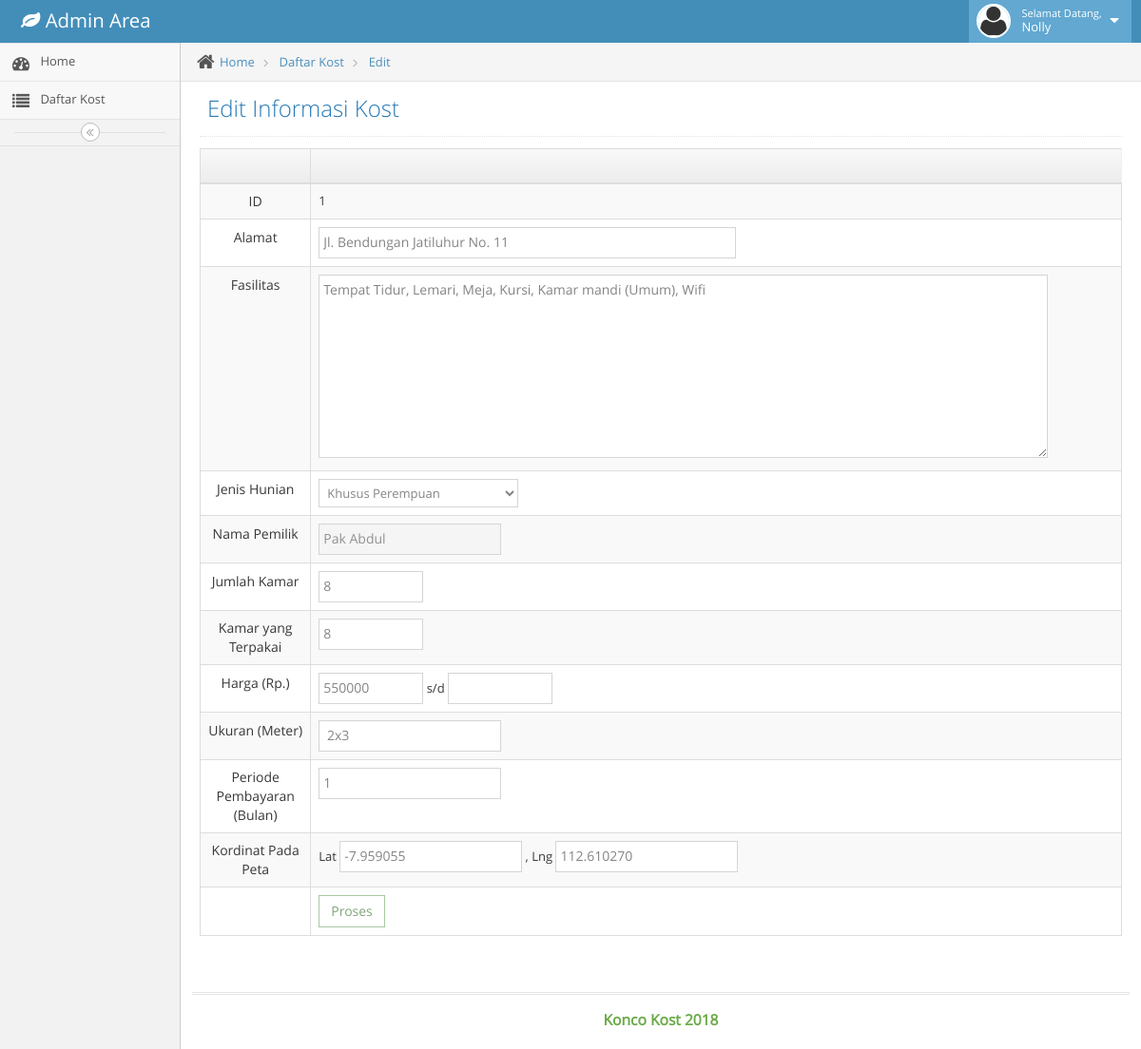
The page /modul/admin/index.php?modul=konten&file=edit&id=1 (signed in) on the database its author committed.
### tables this page shows
CREATE TABLE `tb_kost` (
  `id` int(5) NOT NULL,
  `alamat` varchar(255) DEFAULT NULL,
  `jenis` varchar(3) DEFAULT NULL,
  `pemilik` int(3) DEFAULT NULL,
  `jumlah` varchar(3) DEFAULT NULL,
  `terpakai` varchar(3) DEFAULT NULL,
  `harga_a` int(12) DEFAULT NULL,
  `harga_b` varchar(12) DEFAULT NULL,
  `ukuran` varchar(12) DEFAULT NULL,
  `periode` varchar(10) DEFAULT NULL,
  `fasilitas` varchar(255) DEFAULT NULL,
  `latitude` decimal(9,6) DEFAULT NULL,
  `longitude` decimal(9,6) DEFAULT NULL,
  `image` varchar(255) DEFAULT NULL
);

### modul/admin/modul/konten/edit.php (the view, shortened to what this page needs)
<?php
$id=$_GET["id"];
$check1=''; $check2=''; $check3='';
$query = $koneksi->prepare("SELECT * FROM tb_kost WHERE id='$id'");
$query->execute();
$print = $query->fetchAll(PDO::FETCH_ASSOC);
$printrecord 	= $print[0];
$get_alamat = $printrecord["alamat"];
$get_pemilik = $printrecord["pemilik"];
$get_jenis = $printrecord["jenis"];
$get_jumlah = $printrecord["jumlah"];
$get_terpakai = $printrecord["terpakai"];
$get_harga1 = $printrecord["harga_a"];
$get_harga2 = $printrecord["harga_b"];
$get_ukuran = $printrecord["ukuran"];
$get_periode = $printrecord["periode"];
$get_fasilitas = $printrecord["fasilitas"];
$get_lat = $printrecord["latitude"];
$get_lng = $printrecord["longitude"];
$query = $koneksi->prepare("SELECT * FROM tb_admin WHERE id='$get_pemilik'");
$query->execute();
$print = $query->fetchAll(PDO::FETCH_ASSOC);
$printrecord 	= $print[0];
$get_nama = $printrecord["nama"];
if ($get_jenis=='P') {
	$check1 = 'selected';
}
elseif ($get_jenis=='L'){
	$check2 = 'selected';
}
else{
	$check3 = 'selected';
}
?>
			<div class="main-content">
				<div class="main-content-inner">
					<div class="breadcrumbs ace-save-state" id="breadcrumbs">
						<ul class="breadcrumb">
							<li>
								<i class="ace-icon fa fa-home home-icon"></i>
								<a href="index.php">Home</a>
							</li>
							<li>
								<a href="index.php?modul=konten&file=content">Daftar Kost</a>
							</li>
							<li>
								<a href="index.php?modul=konten&file=edit&id=<?php echo $id ?>">Edit</a>
							</li>
						</ul>
					</div>
					<div class="page-content">
						<div class="page-header">
							<h1>
								Edit Informasi Kost
							</h1>
						</div>
						<div class="row">
							<div class="col-xs-12">
								<div class="row">
									<div class="col-xs-12">
										<div>
										<form name="Edit" action="index.php?modul=konten&file=update" enctype=\" multipart/form-data\" method="POST" >
											<table id="dynamic-table" class="table table-striped table-bordered table-hover">
												<thead>
													<tr>
														<th class="center" width="12%">
													</th>
													<th></th>
												</tr>
											</thead>
										<tbody>
										<tr>
											<td class="center">
											<label class="pos-rel">ID</label>
											</td>
											<td><?php echo $id ?><input type="hidden" name="id" value="<?php echo $id ?>"></td>
										</tr>
										<tr>
											<td class="center">
											<label class="pos-rel">Alamat</label>
											</td>
											<td><input type="text" size="50" name="alamat" value="<?php echo $get_alamat ?>"></td>
										</tr>
										<tr>
											<td class="center">
											<label class="pos-rel">Fasilitas</label>
											</td>
											<td><textarea rows="9" cols="90" name="fasilitas"><?php echo $get_fasilitas ?></textarea></td>
										</tr>
										<tr>
											<td class="center">
											<label class="pos-rel">Jenis Hunian</label>
											</td>
											<td><select name="jenis">
												<option value="P" <?php echo $check1 ?>>Khusus Perempuan</option>
											</select></td>
										</tr>
										<tr>
											<td class="center">
											<label class="pos-rel">Nama Pemilik</label></td>
											<td><input type="text" name="a" value="<?php echo $get_nama ?>" readonly></td>
										</tr>
										<tr>
											<td class="center">
											<label class="pos-rel">Jumlah Kamar</label></td>
											<td><input type="text" size="10px" name="jumlah" value="<?php echo $get_jumlah ?>"></td>
										</tr>
										<tr>
											<td class="center">
											<label class="pos-rel">Kamar yang Terpakai</label></td>
											<td><input type="text" size="10px" name="terpakai" value="<?php echo $get_terpakai ?>"></td>
										</tr>
										<tr>
											<td class="center">
											<label class="pos-rel">Harga (Rp.)</label></td>
											<td><input type="text" size="10px" name="harga_a" required="true" value="<?php echo $get_harga1 ?>"> s/d <input type="text" size="10px" name="harga_b" value="<?php echo $get_harga2 ?>"></td>
										</tr>
										<tr>
											<td class="center">
											<label class="pos-rel">Ukuran (Meter)</label></td>
											<td><input type="text" name="ukuran" required="true" value="<?php echo $get_ukuran ?>"></td>
										</tr>
										<tr>
											<td class="center">
											<label class="pos-rel">Periode Pembayaran (Bulan)</label></td>
											<td><input type="text" name="periode" required="true" value="<?php echo $get_periode ?>"</td>
										</tr>
										<tr>
											<td class="center">
											<label class="pos-rel">Kordinat Pada Peta</label></td>
											<td>Lat <input type="text" name="lat" required="true" value="<?php echo $get_lat ?>"> , Lng <input type="text" name="lng" required="true" value="<?php echo $get_lng ?>"></td>
										</tr>
										<tr>
											<td></td>
											<td><input class="btn btn-white btn-success" type="submit" name="proses" value="Proses"></td>
										</tr>
										</tbody>
										</table>
										</form>
									</div>
								</div>
							</div>
							</div>
						</div>
					</div>
				</div>
			</div>

### rows shown on the page
tb_kost: alamat "Jl. Bendungan Jatiluhur No. 11", fasilitas "Tempat Tidur, Lemari, Meja, Kursi, Kamar mandi (Umum), Wifi", jumlah "8", terpakai "8", harga_a "550000", ukuran "2x3", periode "1", lat "-7.959055", lng "112.610270"

### other values the page prints
$_SESSION['nama'] "Nolly"
$id "1"
